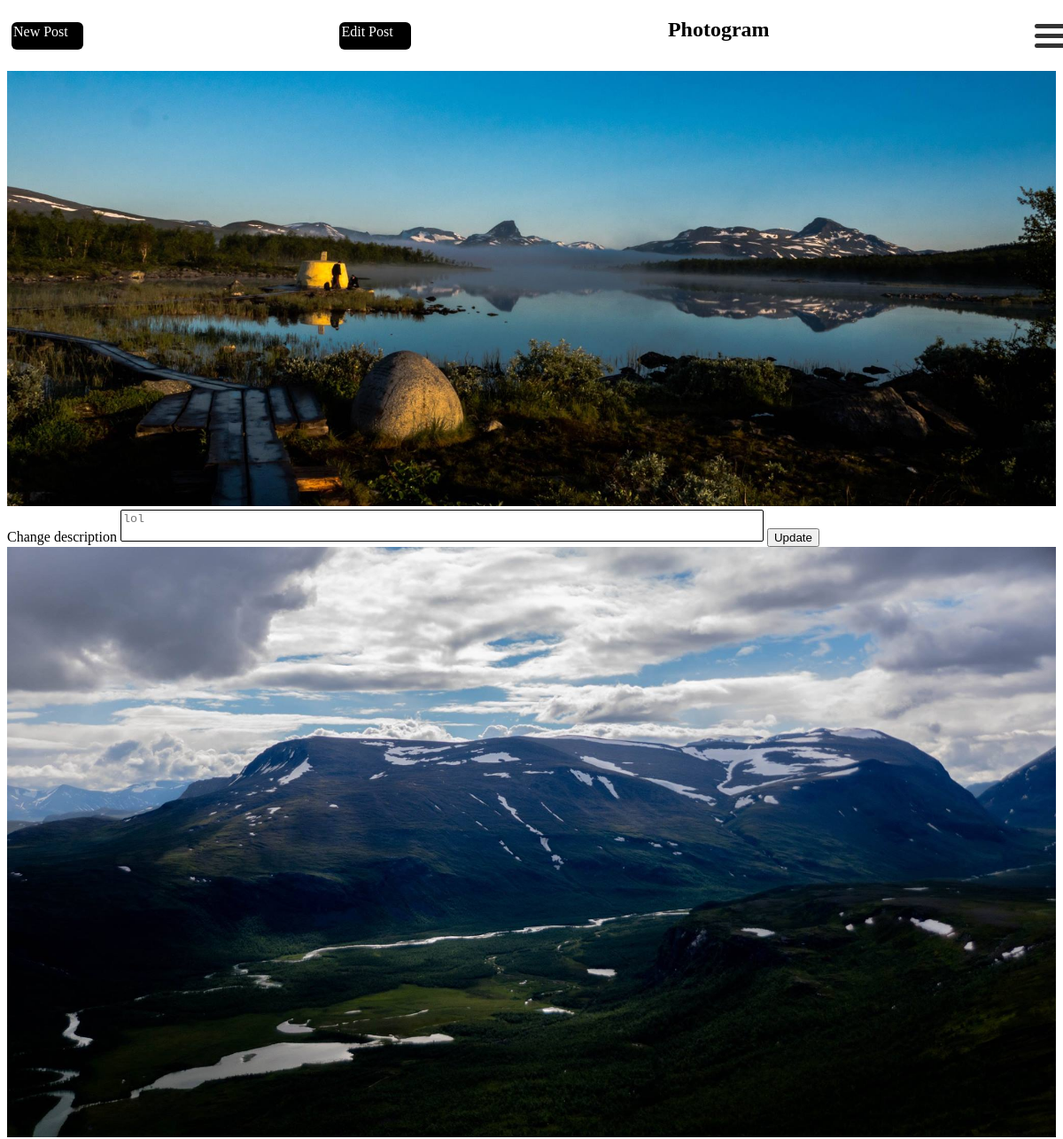
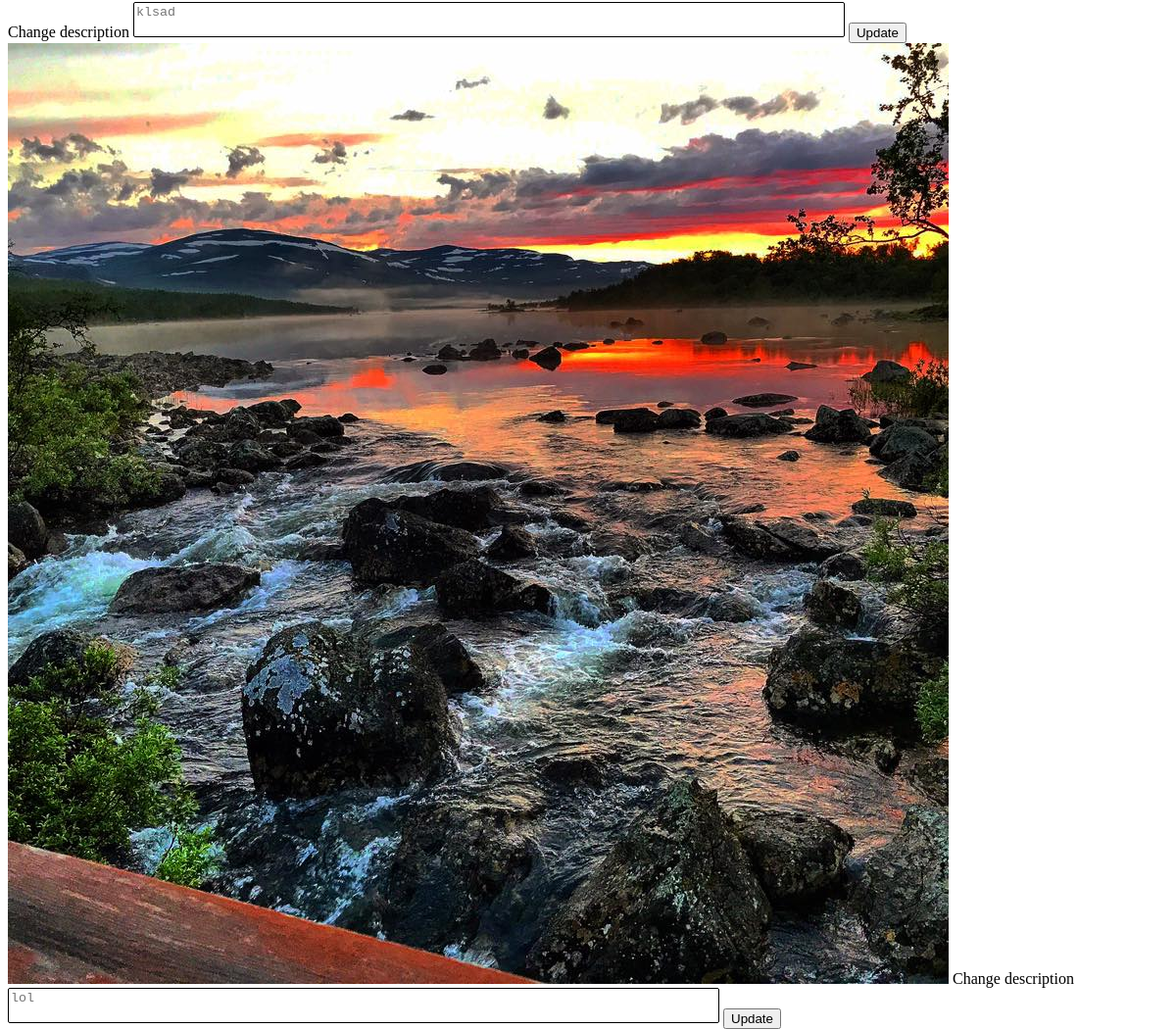
Page /updatePosts.php (signed in) on the committed database (2 pictures, top to bottom).
### tables this page shows
CREATE TABLE `posts` (
	`id`	INTEGER NOT NULL PRIMARY KEY AUTOINCREMENT UNIQUE,
	`user_id`	INTEGER NOT NULL,
	`user_name`	TEXT,
	`img`	BLOB NOT NULL,
	`post_date`	INTEGER NOT NULL,
	`post_text`	TEXT
);

### app/functions.php (called while the page is built, shortened)
<?php
function getPostByUser(int $id, $pdo)
{
	$fileName = "/post_img/".$id;
	$sql = "SELECT * FROM posts WHERE user_id = :user_id ORDER BY post_date DESC";
	$stmt = $pdo->prepare($sql);
	$stmt->bindParam(":user_id", $id, PDO::PARAM_STR);
	$stmt->execute();
	$userPosts = $stmt->fetchAll(PDO::FETCH_ASSOC);
	for ($i=0; $i < count($userPosts);  ++$i)
	{
		if (file_exists($fileName. "/".$userPosts[$i]["img"]))
		{
			return $userPosts[$i]["img"];
		}
	}
	return $userPosts;
}
?>

### updatePosts.php (the view, shortened to what this page needs)
<?php
require __DIR__."/views/header.php";
if (!isset($_SESSION["user"])):
	redirect("/");
else:
$userPosts = getPostByUser((int)$_SESSION["user"]["id"], $pdo);
?>
<section class="update-user-container">
<?php foreach ($userPosts as $post): ?>
	<form action="/app/posts/updatePost.php" method="post" enctype="multipart/form-data" class="description-form">
		<img class="post-img" src="<?="/app/posts/post_img/".$_SESSION["user"]["id"].'/'.$post["img"];?>">
		<label for="description">Change description</label>
		<textarea type="text" name="post_text" placeholder="<?= $post["post_text"]; ?>" value="<?= $post["post_text"]; ?>"></textarea>
		<button type="submit" name="id" value="<?= $post["id"]; ?>">Update</button>
	</form>
<?php endforeach; ?>
</section>
	<?php
endif;
require __DIR__."/views/footer.php";
?>

### assets/styles/main.css (style rules this page uses)
textarea { overflow: auto; resize: none; outline: none; border: 1px solid black; border-radius: 2px; width: 60vw; }
.post-img { max-width: 100%; }
.update-user-container { display: flex; flex-direction: column; justify-content: center; align-items: center; height: 100vh; }

### rows in the picture
posts: img (picture), post_text "lol", $post["id"] 6 (drawn)
posts: img (picture), post_text "klsad", $post["id"] 5 (drawn)
posts: img (picture), post_text "lol", $post["id"] 3 (drawn)

### other values in the picture
$config['title'] "Photogram"
